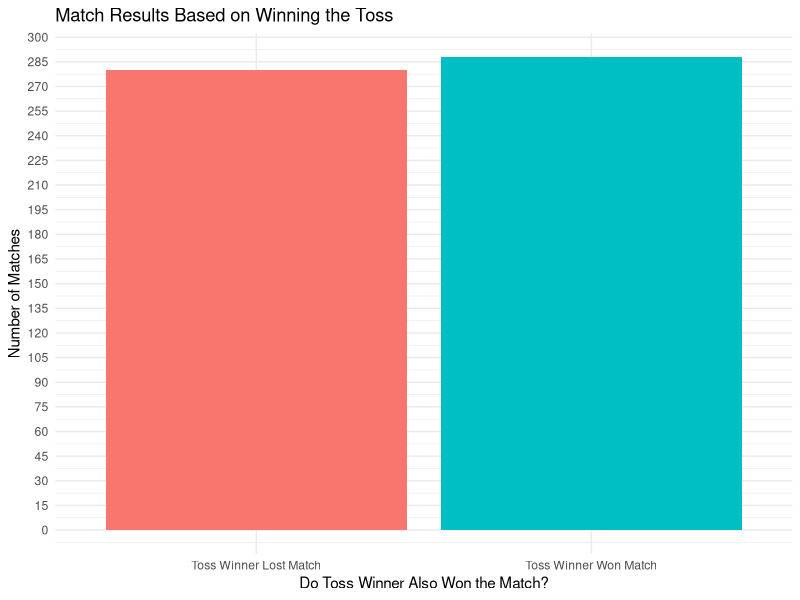

Write the R code that produced this figure.
#Import the dataset (Match.csv)
library(readr)
Match <- read_csv("Match.csv") #This will observe the dataset i.e columns, rows and column names.
View(Match)
Match <- na.omit(Match) #This command handles missing match records and removes the incomplete outcomes.
#Creating a seperate column in the dataset called as "Toss_Won_Match"(i.e Binary Outcome Variable). This operation produces output 1 if Toss_Winner ID equals to Match_Winner ID otherwise 0.This column gives us the clear information about Winner vs Lost
Match$Toss_Won_Match <- ifelse(Match$Toss_Winner == Match$Match_Winner, 1, 0)
#contigency table is created to get the draw counts of Toss Winner Wins i.e 1 or Losses i.e 0
contigency_table <- table(Match$Toss_Won_Match)
print(contigency_table)
install.packages("ggplot2")
#installing package called ggplot2 to feature R graph
library(ggplot2)
#Creating data frame for plotting from contigency table
plot_data <- as.data.frame(contigency_table)
#Creating contigency table data frame to view as viewable file
contigency_DF <- as.data.frame(contigency_table)
#Creating a seperate column in the datset called as "Toss_Won_Match"(i.e Binary Outcome Variable). This operation produces output 1 if Toss_Winner ID equals to Match_Winner ID otherwise 0.This column gives us the clear information about Winner vs Lost
Match$Toss_Won_Match <- ifelse(Match$Toss_Winner == Match$Match_Winner, 1, 0)
#contigency table is created to get the draw counts of Toss Winner Wins i.e 1 or Losses i.e 0
contigency_table <- table(Match$Toss_Won_Match)
print(contigency_table)
names(plot_data) <- c("Outcome_ID", "Count")
 plot_data$Outcome <- factor(plot_data$Outcome_ID, 
                              levels = c(0, 1), 
                              labels = c("Toss Winner Lost Match", "Toss Winner Won Match"))
#generating the Barplot with custom x and y labels.
 toss_won_plot <- ggplot(plot_data, aes(x = Outcome, y = Count, fill = Outcome)) +
       geom_bar(stat = "identity")+
  scale_y_continuous(breaks = seq(0, 300, 15)) +
  labs(
         title = "Match Results Based on Winning the Toss",
         x = "Do Toss Winner Also Won the Match?",
         y = "Number of Matches"
      ) +
        theme_minimal() + 
        theme(legend.position="none")
